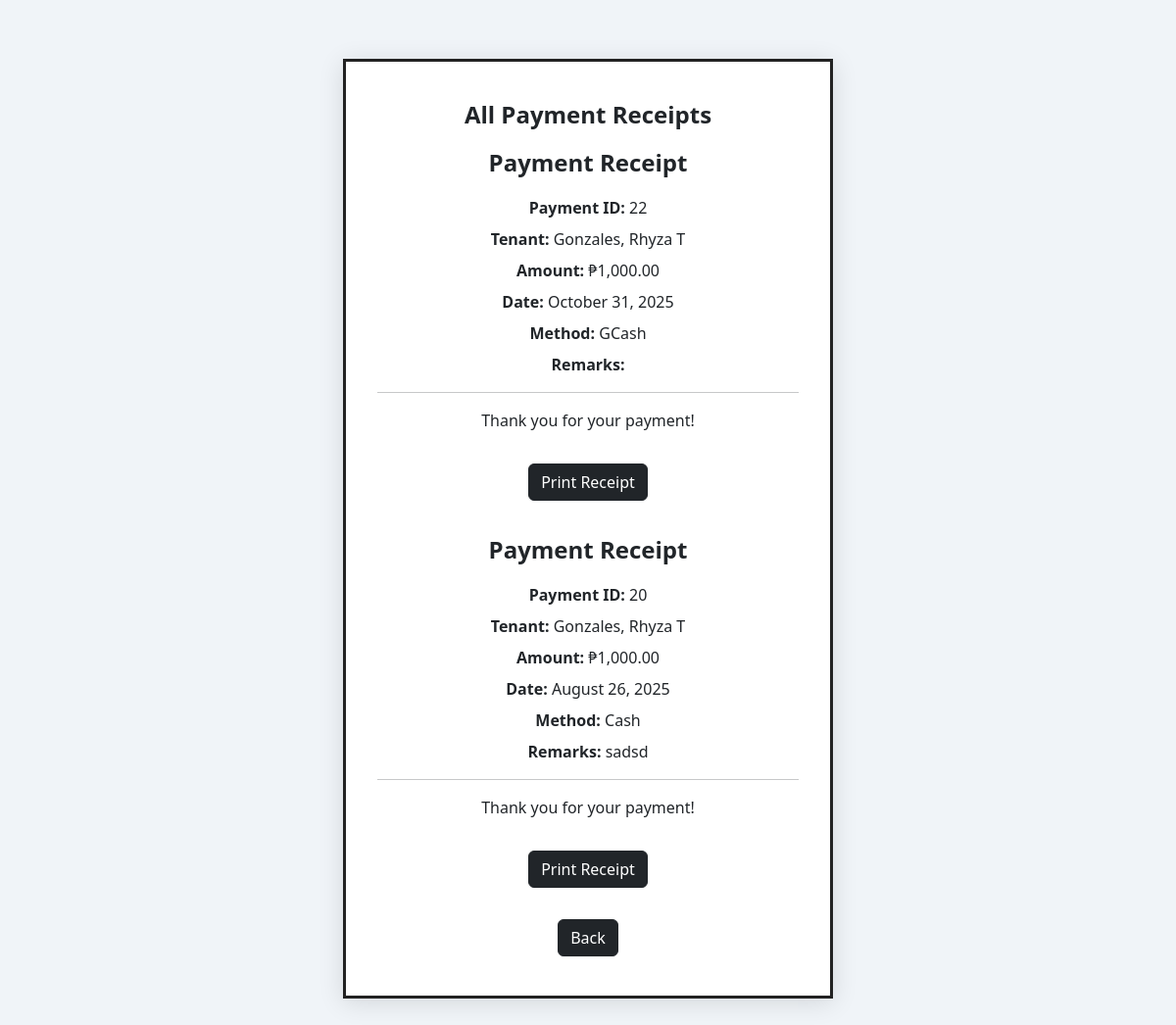
Page /admin/view_receipt.php on the committed database.
### tables this page shows
CREATE TABLE `payments` (
  `payment_id` int(11) NOT NULL,
  `bill_id` int(11) NOT NULL,
  `tenant_id` int(11) NOT NULL,
  `payment_date` date NOT NULL,
  `amount` decimal(10,2) NOT NULL,
  `payment_method` varchar(50) NOT NULL,
  `remarks` text DEFAULT NULL
);

CREATE TABLE `tenant` (
  `tenant_id` int(11) NOT NULL,
  `firstname` varchar(255) NOT NULL,
  `lastname` varchar(255) NOT NULL,
  `mi` varchar(10) NOT NULL,
  `contactno` varchar(20) NOT NULL,
  `email` varchar(255) NOT NULL,
  `account_created` timestamp NOT NULL DEFAULT current_timestamp() ON UPDATE current_timestamp(),
  `status` varchar(100) DEFAULT NULL,
  `room_id` int(11) DEFAULT NULL
);

### admin/view_receipt.php (the view, shortened to what this page needs)
<?php
include '../conn.php';
$payments = mysqli_query($conn, "SELECT payments.*, tenant.lastname, tenant.firstname, tenant.mi FROM payments JOIN billing ON payments.bill_id = billing.bill_id JOIN tenant ON billing.tenant_id = tenant.tenant_id ORDER BY payments.payment_id DESC");
?>
<!DOCTYPE html>
<html lang="en">
<head>
    <link href="https://cdn.jsdelivr.net/npm/bootstrap@5.3.1/dist/css/bootstrap.min.css" rel="stylesheet" />
</head>
<body>
    <div class="container">
        <div class="receipt-board">
            <h2 class="receipt-title">All Payment Receipts</h2>
            <?php while ($pay = mysqli_fetch_assoc($payments)) { ?>
                <div class="receipt-container" style="border:none;box-shadow:none;padding:0;margin-bottom:32px;">
                    <div class="receipt-title">Payment Receipt</div>
                    <div class="receipt-details"><strong>Payment ID:</strong> <?php echo $pay['payment_id']; ?></div>
                    <div class="receipt-details"><strong>Tenant:</strong> <?php echo $pay['lastname'] . ', ' . $pay['firstname'] . ' ' . $pay['mi']; ?></div>
                    <div class="receipt-details"><strong>Amount:</strong> ₱<?php echo number_format($pay['amount'], 2); ?></div>
                    <div class="receipt-details"><strong>Date:</strong> <?php echo date('F d, Y', strtotime($pay['payment_date'])); ?></div>
                    <div class="receipt-details"><strong>Method:</strong> <?php echo $pay['payment_method']; ?></div>
                    <div class="receipt-details"><strong>Remarks:</strong> <?php echo $pay['remarks']; ?></div>
                    <hr>
                    <div class="receipt-details">Thank you for your payment!</div>
                    <button class="btn btn-dark print-btn" onclick="window.print()">Print Receipt</button>
                </div>
            <?php } ?>
            <div>
                 <a href="bills_payment.php" class="btn btn-dark back-btn">Back</a>
            </div>
        </div>
    </div>
</body>
</html>

### admin/view_receipt.php (style rules this page uses)
body { background: #f0f4f8; }
.receipt-board { background: #fff; border-radius: 0px; border: 3px solid #222; box-shadow: 0 4px 24px rgba(0,0,0,0.12); max-width: 500px; margin: 60px auto; padding: 40px 32px; text-align: center; }
.receipt-title { font-size: 1.5rem; font-weight: bold; margin-bottom: 16px; }
.receipt-details { font-size: 1rem; margin-bottom: 8px; }
.print-btn { margin-top: 24px; }

### rows in the picture
payments: payment_id "22", tenant.lastname "Gonzales", tenant.firstname "Rhyza", tenant.mi "T", amount "1,000.00", payment_date "October 31, 2025", payment_method "GCash"
payments: payment_id "20", tenant.lastname "Gonzales", tenant.firstname "Rhyza", tenant.mi "T", amount "1,000.00", payment_date "August 26, 2025", payment_method "Cash", remarks "sadsd"
